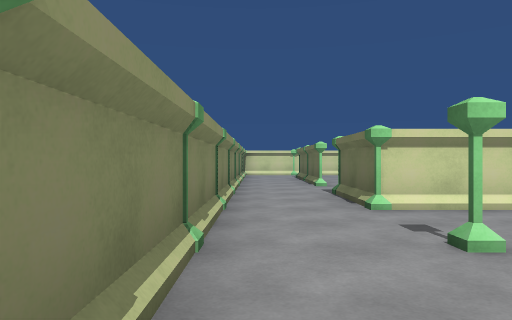
View 1 (above)

16 first-person views from a walk through a Unity game level. The camera is 1.2 m above the floor, looks level and sees 70° across. The floor is counted in squares, 2 m on a side. Each view is taken from the middle of a square. On the plan, view 1 faces up. The plan holds only what a view shows up to about 10 squares ahead; the rest is blank.

View 2
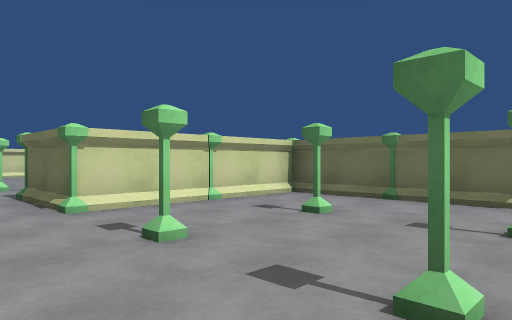

View 3
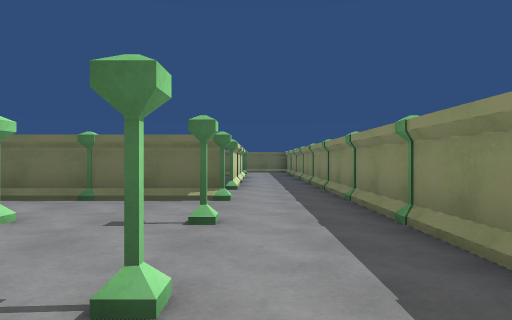

View 4
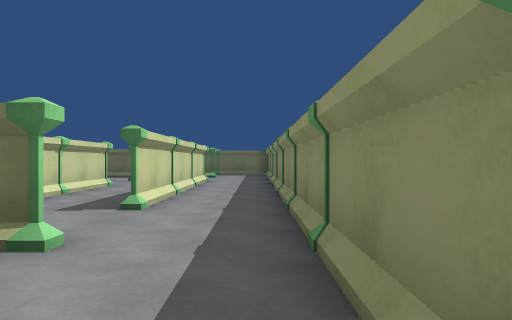

View 5
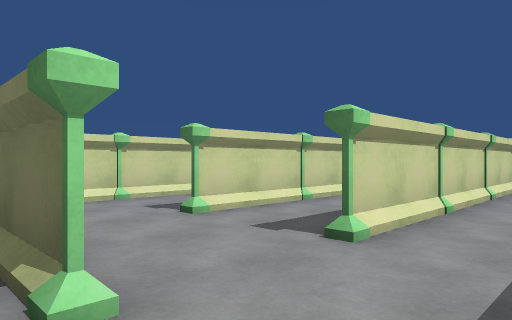

View 6
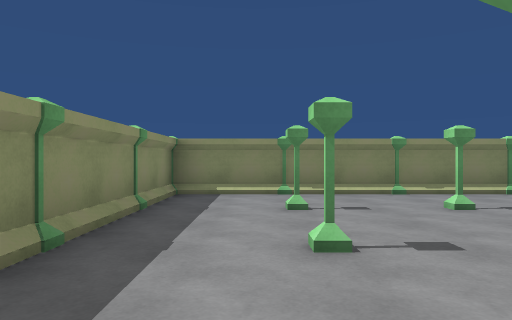

View 7
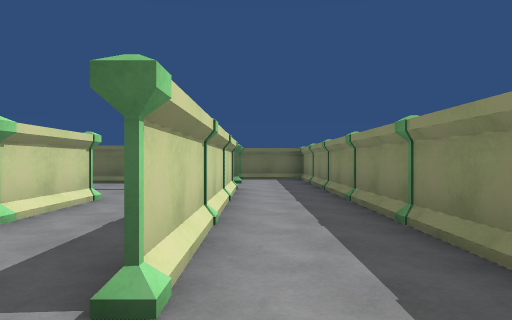

View 8
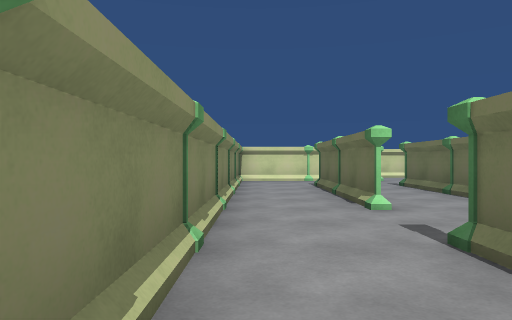

View 9
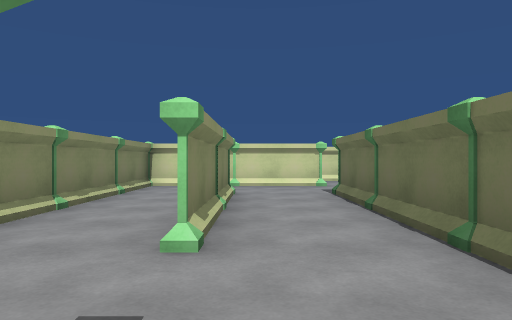

View 10
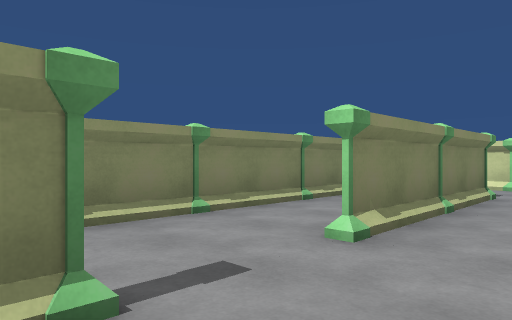

View 11
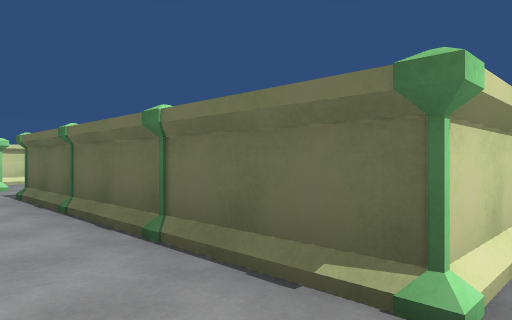

View 12
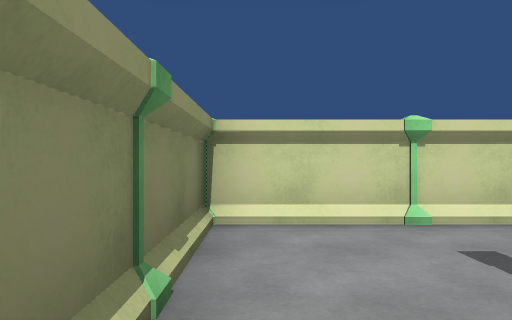

View 13
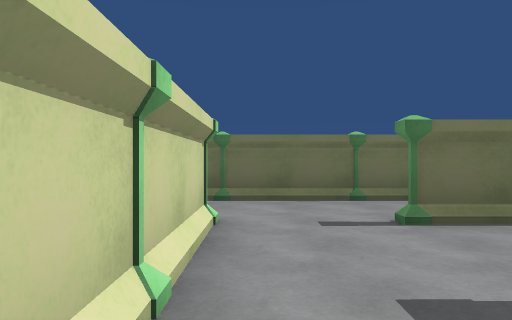

View 14
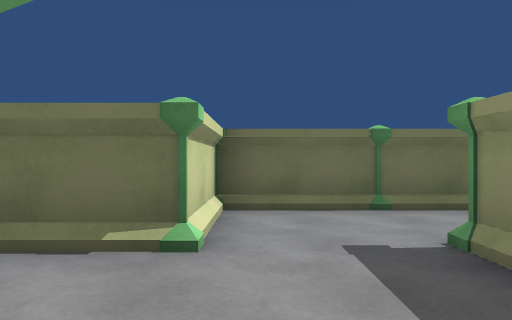

View 15
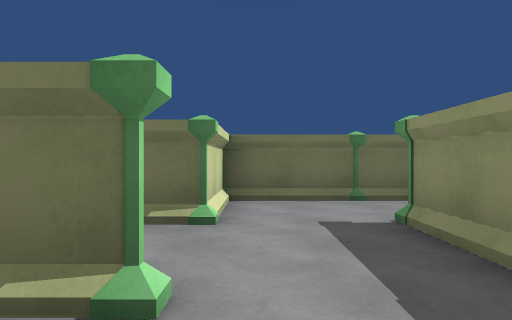

View 16
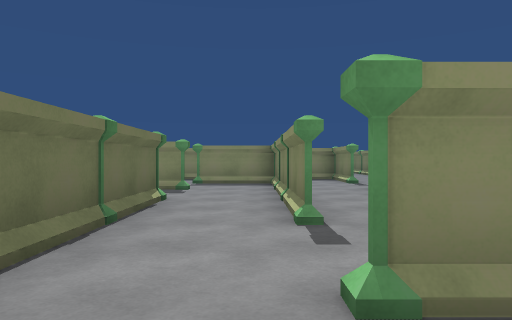

### Floor plan
Ten units are one square. View 1 is at (0, 0); x grows to the right and y downward. Boxes are objects, and circles mark ways between rooms. Rooms are numbered by the first view taken in them; rooms with no view inside come last. Other rooms are left out.
<svg viewBox="-10 -175 165 195">
<path fill="none" stroke="#000" d="M15 -65 15 -60M45 -65 55 -65M49 -65 44 -65M-5 -45 -5 15 55 15M55 -5 55 -45 24 -45M35 -106 35 -65M115 -25 75 -25M89 -45 74 -45M55 15 135 15M135 -5 75 -5M35 -123 35 -106M24 -145 35 -145 4 -145M15 -86 15 -125 15 -85M-5 -145 -5 -45M55 -105 55 -165M35 -74 35 -125M15 -54 15 -65M135 15 145 15"/>
<rect x="-5" y="5" width="10" height="10" fill="#bbb"><title>other object</title></rect>
<rect x="-5" y="-15" width="10" height="10" fill="#bbb"><title>pillar</title></rect>
<rect x="-5" y="-35" width="10" height="10" fill="#bbb"><title>pillar</title></rect>
<rect x="5" y="-15" width="20" height="20" fill="#bbb"><title>pillar</title></rect>
<rect x="5" y="-35" width="20" height="20" fill="#bbb"><title>pillar</title></rect>
<rect x="15" y="5" width="10" height="10" fill="#bbb"><title>pillar</title></rect>
<rect x="15" y="-55" width="10" height="10" fill="#bbb"><title>pillar</title></rect>
<rect x="25" y="-15" width="20" height="20" fill="#bbb"><title>pillar</title></rect>
<rect x="25" y="-35" width="20" height="20" fill="#bbb"><title>pillar</title></rect>
<rect x="35" y="5" width="10" height="10" fill="#bbb"><title>pillar</title></rect>
<rect x="35" y="-55" width="10" height="10" fill="#bbb"><title>pillar</title></rect>
<rect x="35" y="-75" width="10" height="10" fill="#bbb"><title>pillar</title></rect>
<rect x="35" y="-85" width="10" height="10" fill="#bbb"><title>pillar</title></rect>
<rect x="35" y="-105" width="10" height="10" fill="#bbb"><title>pillar</title></rect>
<rect x="45" y="-105" width="20" height="10" fill="#bbb"><title>pillar</title></rect>
<rect x="55" y="-55" width="10" height="10" fill="#bbb"><title>other object</title></rect>
<rect x="55" y="-75" width="10" height="20" fill="#bbb"><title>pillar</title></rect>
<rect x="55" y="-95" width="10" height="10" fill="#bbb"><title>pillar</title></rect>
<rect x="65" y="-55" width="10" height="10" fill="#bbb"><title>pillar</title></rect>
<rect x="55" y="5" width="10" height="10" fill="#bbb"><title>pillar</title></rect>
<rect x="55" y="-15" width="10" height="10" fill="#bbb"><title>pillar</title></rect>
<rect x="55" y="-35" width="10" height="10" fill="#bbb"><title>pillar</title></rect>
<rect x="65" y="5" width="10" height="10" fill="#bbb"><title>pillar</title></rect>
<rect x="65" y="-15" width="10" height="20" fill="#bbb"><title>pillar</title></rect>
<rect x="65" y="-35" width="10" height="20" fill="#bbb"><title>pillar</title></rect>
<rect x="85" y="5" width="10" height="10" fill="#bbb"><title>pillar</title></rect>
<rect x="85" y="-15" width="10" height="10" fill="#bbb"><title>pillar</title></rect>
<rect x="85" y="-35" width="10" height="10" fill="#bbb"><title>pillar</title></rect>
<rect x="105" y="5" width="10" height="10" fill="#bbb"><title>pillar</title></rect>
<rect x="105" y="-15" width="10" height="10" fill="#bbb"><title>pillar</title></rect>
<rect x="-5" y="-55" width="10" height="10" fill="#bbb"><title>pillar</title></rect>
<rect x="-5" y="-65" width="10" height="10" fill="#bbb"><title>pillar</title></rect>
<rect x="-5" y="-85" width="10" height="10" fill="#bbb"><title>pillar</title></rect>
<rect x="-5" y="-105" width="10" height="10" fill="#bbb"><title>pillar</title></rect>
<rect x="-5" y="-135" width="10" height="10" fill="#bbb"><title>pillar</title></rect>
<rect x="-5" y="-155" width="10" height="10" fill="#bbb"><title>pillar</title></rect>
<rect x="5" y="-75" width="20" height="10" fill="#bbb"><title>pillar</title></rect>
<rect x="5" y="-85" width="20" height="10" fill="#bbb"><title>pillar</title></rect>
<rect x="5" y="-135" width="20" height="10" fill="#bbb"><title>pillar</title></rect>
<rect x="15" y="-105" width="10" height="10" fill="#bbb"><title>pillar</title></rect>
<rect x="15" y="-155" width="10" height="10" fill="#bbb"><title>pillar</title></rect>
<rect x="25" y="-135" width="20" height="10" fill="#bbb"><title>pillar</title></rect>
<rect x="35" y="-155" width="10" height="20" fill="#bbb"><title>pillar</title></rect>
<rect x="135" y="5" width="10" height="10" fill="#bbb"><title>other object</title></rect>
<circle cx="50" cy="5" r="3" fill="#2a7"/>
<circle cx="0" cy="-55" r="3" fill="#2a7"/>
<circle cx="20" cy="-70" r="3" fill="#2a7"/>
<circle cx="40" cy="-115" r="3" fill="#2a7"/>
<circle cx="125" cy="5" r="3" fill="#2a7"/>
<text x="30" y="-40">1</text>
<text x="90" y="-10">2</text>
<text x="20" y="-120">3</text>
<text x="140" y="0">4</text>
</svg>
Room 1 opens to room 2. Room 1 opens to room 3. Room 2 opens to room 4.

Where each view was taken, in squares from view 1:
view 1: 0 up, 0 right, facing up
view 2: 0 up, 0 right, facing up-right
view 3: 0 up, 0 right, facing right
view 4: 1 down, 3 right, facing right
view 5: 1 down, 5 right, facing up-right
view 6: 0 up, 6 right, facing left
view 7: 0 up, 6 right, facing right
view 8: 4 up, 0 right, facing up
view 9: 6 up, 2 right, facing up
view 10: 6 up, 3 right, facing up-left
view 11: 6 up, 2 right, facing up-right
view 12: 11 up, 0 right, facing up
view 13: 14 up, 0 right, facing right
view 14: 16 up, 1 right, facing right
view 15: 16 up, 0 right, facing right
view 16: 16 up, 4 right, facing down
